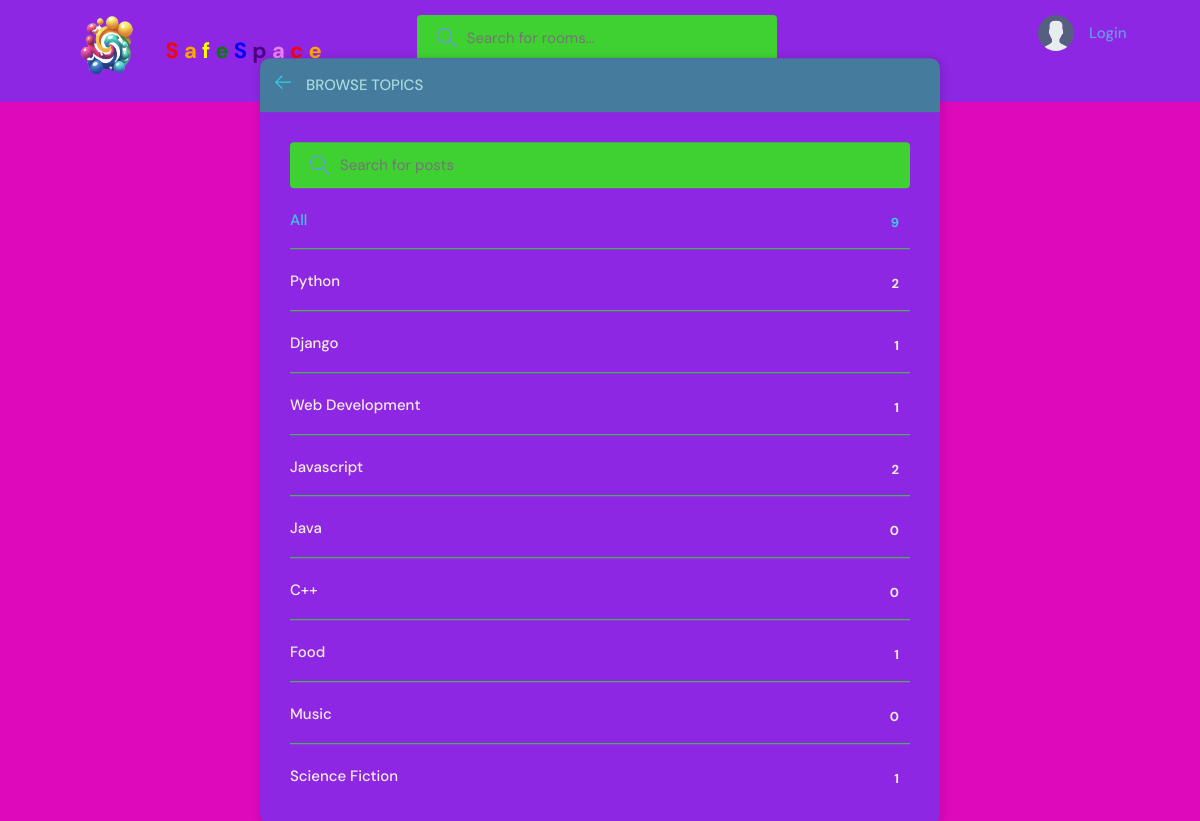
Page /topics/ on the committed database.
### base/models.py (models this page shows, shortened)
class Topic(models.Model):
    name= models.CharField(max_length=200)

### base/views.py (the view)
# urls.py: path("topics/",views.topicsPage,name="topics"),
def topicsPage(request):
    topics = Topic.objects.filter()
    context = {"topics":topics}
    return render(request,"base/topics.html",context)

### base/templates/base/topics.html (shortened to what this page needs)
{% extends "main.html" %}
{% block content %}
    <main class="create-room layout">
      <div class="container">
        <div class="layout__box">
          <div class="layout__boxHeader">
            <div class="layout__boxTitle">
              <a href="{% url 'home' %}">
                <svg version="1.1" xmlns="http://www.w3.org/2000/svg" width="32" height="32" viewBox="0 0 32 32">
                  <title>arrow-left</title>
                  <path
                    d="M13.723 2.286l-13.723 13.714 13.719 13.714 1.616-1.611-10.96-10.96h27.625v-2.286h-27.625l10.965-10.965-1.616-1.607z"
                  ></path>
                </svg>
              </a>
              <h3>Browse Topics</h3>
            </div>
          </div>
          <div class="topics-page layout__body">
            <form action="" method="GET" class="header__search">
              <label>
                <input name="q" placeholder="Search for posts" />
              </label>
            </form>
            <ul class="topics__list">
              <li>
                <a href="{% url 'topics' %}" class="active">All <span>{{topics.count}}</span></a>
              </li>
              {% for topic in topics %}
              <li>
                <a href="{% url 'home' %}?q={{topic.name}}">{{topic.name}}<span>{{topic.room_set.all.count}}</span></a>
              </li>
              {% endfor %}
            </ul>
          </div>
        </div>
      </div>
    </main>
{% endblock content %}

### static/styles/style.css (style rules this page uses)
:root { --color-main: #39cce6; --color-main-light: #F1FAEE; --color-dark: #8e27e3; --color-dark-medium: #3fd132; --color-dark-light: #457B9D; --color-light: #A8DADC; --color-gray: #6a99e9; --color-light-gray: #F4ECE6; --color-bg: #df09bc; --color-success: #2A9D8F; --color-error: #E63946; }
* { font-family: "DM Sans", -apple-system, BlinkMacSystemFont, "Segoe UI", Roboto, Oxygen, Ubuntu, Cantarell, "Open Sans", "Helvetica Neue", sans-serif; margin: 0; padding: 0; box-sizing: border-box; text-rendering: optimizeLegibility; font-size: inherit; }
html { font-size: 56.25%; }
@media only screen and (min-width: 1200px) { html { font-size: 62.5%; } }
body { line-height: 1.6; font-weight: 400; font-size: 1.5rem; color: var(--color-light-gray); background-color: var(--color-bg); min-height: 100vh; }
a { display: inline-block; color: var(--color-main); text-decoration: none; }
.container { max-width: 120rem; width: 90%; margin: auto; }
.header__search > label { background-color: var(--color-dark-medium); padding: 1.3rem 1rem; display: flex; align-items: center; gap: 1rem; border-radius: 4px; }
.header__search svg { fill: var(--color-gray); width: 2rem; height: 2rem; margin-left: 1rem; }
.header__search input { width: 30rem; background: transparent; border: none; outline: none; color: var(--color-light); }
.layout { margin-top: 2.4rem; }
.layout > .container { display: flex; justify-content: space-between; align-items: flex-start; }
.layout__box { width: 90%; max-width: 48rem; min-height: 40rem; position: absolute; top: 50%; left: 50%; transform: translate(-50%, -46%); background-color: var(--color-dark); border-radius: 1rem; box-shadow: 1px 1px 6px 3px rgba(0, 0, 0, 0.1); overflow: hidden; }
.layout__boxHeader { display: flex; padding: 1.5rem; background-color: var(--color-dark-light); }
.layout__boxTitle { display: flex; gap: 1.5rem; align-items: center; }
.layout__boxTitle h3 { text-transform: uppercase; font-weight: 500; color: var(--color-light); }
.layout__boxTitle svg { width: 1.6rem; height: 1.6rem; fill: var(--color-main); }
.layout__body { margin: 3rem; }
.topics__list { list-style: none; }
.topics__list li a { display: flex; justify-content: space-between; margin-bottom: 3rem; font-weight: 500; color: var(--color-light-gray); transition: all 0.3s ease-in-out; }
.topics__list li a.active, .topics__list li a:hover { color: var(--color-main); }
.topics__list li a span { padding: 0.5rem 1rem; background-color: var(--color-dark); border-radius: 3px; font-size: 1.3rem; font-weight: 700; letter-spacing: 1px; }
.topics-page .topics__list li:not(:last-child) a { margin: 2rem 0; padding-bottom: 1rem; text-decoration: none; border-bottom: 1px solid var(--color-dark-medium); }
.topics-page .header__search { display: block; }
.create-room.layout .layout__box { max-width: 68rem; }

### rows in the picture
Topic: name "Python", room_set.all.count "2"
Topic: name "Django", room_set.all.count "1"
Topic: name "Web Development", room_set.all.count "1"
Topic: name "Javascript", room_set.all.count "2"
Topic: name "Java", room_set.all.count "0"
Topic: name "C++", room_set.all.count "0"
Topic: name "Food", room_set.all.count "1"
Topic: name "Music", room_set.all.count "0"
Topic: name "Science Fiction", room_set.all.count "1"

### other values in the picture
{{ topics.count }} "9"
